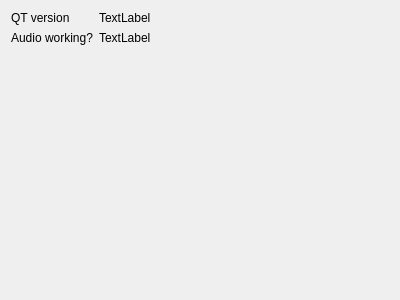
<?xml version="1.0" encoding="UTF-8"?>
<ui version="4.0">
 <class>SelfTests</class>
 <widget class="QDialog" name="SelfTests">
  <property name="geometry">
   <rect>
    <x>0</x>
    <y>0</y>
    <width>400</width>
    <height>300</height>
   </rect>
  </property>
  <property name="windowTitle">
   <string>Self-tests</string>
  </property>
  <layout class="QFormLayout" name="formLayout">
   <property name="fieldGrowthPolicy">
    <enum>QFormLayout::AllNonFixedFieldsGrow</enum>
   </property>
   <item row="0" column="0">
    <widget class="QLabel" name="label">
     <property name="text">
      <string>QT version</string>
     </property>
    </widget>
   </item>
   <item row="1" column="0">
    <widget class="QLabel" name="label_2">
     <property name="text">
      <string>Audio working?</string>
     </property>
    </widget>
   </item>
   <item row="0" column="1">
    <widget class="QLabel" name="lbQtVersion">
     <property name="text">
      <string>TextLabel</string>
     </property>
    </widget>
   </item>
   <item row="1" column="1">
    <widget class="QLabel" name="lbAudioHelp">
     <property name="text">
      <string>TextLabel</string>
     </property>
    </widget>
   </item>
  </layout>
 </widget>
 <resources/>
 <connections/>
</ui>
